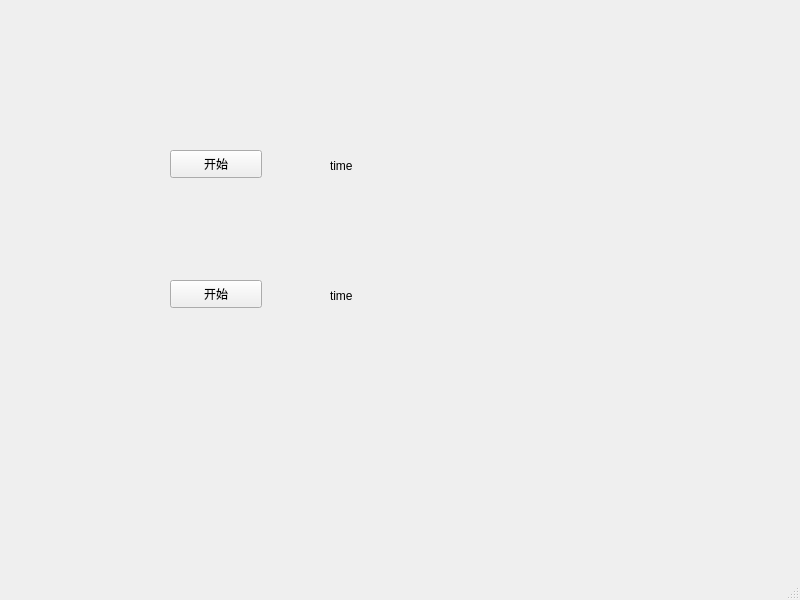
<?xml version="1.0" encoding="UTF-8"?>
<ui version="4.0">
 <class>MainWindow</class>
 <widget class="QMainWindow" name="MainWindow">
  <property name="geometry">
   <rect>
    <x>0</x>
    <y>0</y>
    <width>800</width>
    <height>600</height>
   </rect>
  </property>
  <property name="windowTitle">
   <string>MainWindow</string>
  </property>
  <widget class="QWidget" name="centralwidget">
   <widget class="QPushButton" name="loopbt">
    <property name="geometry">
     <rect>
      <x>170</x>
      <y>150</y>
      <width>92</width>
      <height>28</height>
     </rect>
    </property>
    <property name="text">
     <string>开始</string>
    </property>
   </widget>
   <widget class="QLabel" name="currtime">
    <property name="geometry">
     <rect>
      <x>330</x>
      <y>140</y>
      <width>101</width>
      <height>51</height>
     </rect>
    </property>
    <property name="text">
     <string>time</string>
    </property>
   </widget>
   <widget class="QPushButton" name="oncebt">
    <property name="geometry">
     <rect>
      <x>170</x>
      <y>280</y>
      <width>92</width>
      <height>28</height>
     </rect>
    </property>
    <property name="text">
     <string>开始</string>
    </property>
   </widget>
   <widget class="QLabel" name="oncetime">
    <property name="geometry">
     <rect>
      <x>330</x>
      <y>270</y>
      <width>101</width>
      <height>51</height>
     </rect>
    </property>
    <property name="text">
     <string>time</string>
    </property>
   </widget>
  </widget>
  <widget class="QMenuBar" name="menubar">
   <property name="geometry">
    <rect>
     <x>0</x>
     <y>0</y>
     <width>800</width>
     <height>24</height>
    </rect>
   </property>
  </widget>
  <widget class="QStatusBar" name="statusbar"/>
 </widget>
 <resources/>
 <connections/>
</ui>
